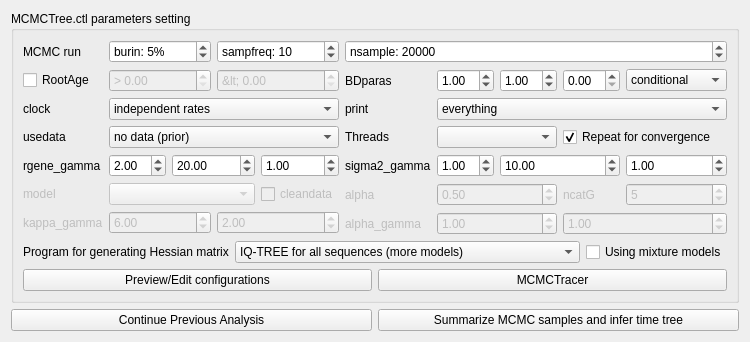
         <widget class="QWidget" name="tab">
          <attribute name="title">
           <string>MCMCTree</string>
          </attribute>
          <layout class="QVBoxLayout" name="verticalLayout_4">
           <item>
            <widget class="QGroupBox" name="groupBox_2">
             <property name="title">
              <string>MCMCTree.ctl parameters setting</string>
             </property>
             <layout class="QVBoxLayout" name="verticalLayout_2">
              <item>
               <layout class="QHBoxLayout" name="horizontalLayout_3">
                <item>
                 <layout class="QGridLayout" name="gridLayout_3">
                  <item row="5" column="2" colspan="3">
                   <widget class="QComboBox" name="comboBox">
                    <property name="enabled">
                     <bool>false</bool>
                    </property>
                   </widget>
                  </item>
                  <item row="6" column="2" colspan="2">
                   <widget class="QDoubleSpinBox" name="doubleSpinBox_2">
                    <property name="enabled">
                     <bool>false</bool>
                    </property>
                    <property name="value">
                     <double>6.000000000000000</double>
                    </property>
                   </widget>
                  </item>
                  <item row="1" column="0">
                   <widget class="QCheckBox" name="checkBox_14">
                    <property name="text">
                     <string>RootAge</string>
                    </property>
                   </widget>
                  </item>
                  <item row="0" column="2" colspan="2">
                   <widget class="QSpinBox" name="spinBox_18">
                    <property name="suffix">
                     <string>%</string>
                    </property>
                    <property name="prefix">
                     <string>burin: </string>
                    </property>
                    <property name="maximum">
                     <number>100</number>
                    </property>
                    <property name="singleStep">
                     <number>1</number>
                    </property>
                    <property name="value">
                     <number>5</number>
                    </property>
                   </widget>
                  </item>
                  <item row="5" column="5">
                   <widget class="QCheckBox" name="checkBox_15">
                    <property name="enabled">
                     <bool>false</bool>
                    </property>
                    <property name="text">
                     <string>cleandata</string>
                    </property>
                   </widget>
                  </item>
                  <item row="4" column="5">
                   <widget class="QDoubleSpinBox" name="doubleSpinBox_10">
                    <property name="value">
                     <double>1.000000000000000</double>
                    </property>
                   </widget>
                  </item>
                  <item row="6" column="4" colspan="2">
                   <widget class="QDoubleSpinBox" name="doubleSpinBox_7">
                    <property name="enabled">
                     <bool>false</bool>
                    </property>
                    <property name="value">
                     <double>2.000000000000000</double>
                    </property>
                   </widget>
                  </item>
                  <item row="0" column="4" colspan="2">
                   <widget class="QSpinBox" name="spinBox_19">
                    <property name="prefix">
                     <string>sampfreq: </string>
                    </property>
                    <property name="maximum">
                     <number>200</number>
                    </property>
                    <property name="singleStep">
                     <number>10</number>
                    </property>
                    <property name="value">
                     <number>10</number>
                    </property>
                   </widget>
                  </item>
                  <item row="6" column="0">
                   <widget class="QLabel" name="label_18">
                    <property name="enabled">
                     <bool>false</bool>
                    </property>
                    <property name="text">
                     <string>kappa_gamma</string>
                    </property>
                   </widget>
                  </item>
                  <item row="3" column="0">
                   <widget class="QLabel" name="label_9">
                    <property name="text">
                     <string>usedata</string>
                    </property>
                   </widget>
                  </item>
                  <item row="3" column="2" colspan="4">
                   <widget class="QComboBox" name="comboBox_3">
                    <property name="currentText">
                     <string>no data (prior)</string>
                    </property>
                    <item>
                     <property name="text">
                      <string>no data (prior)</string>
                     </property>
                    </item>
                    <item>
                     <property name="text">
                      <string>seq like (exact likelihood) SLOW</string>
                     </property>
                    </item>
                    <item>
                     <property name="text">
                      <string>approximate likelihood FAST</string>
                     </property>
                    </item>
                   </widget>
                  </item>
                  <item row="5" column="0">
                   <widget class="QLabel" name="label_11">
                    <property name="enabled">
                     <bool>false</bool>
                    </property>
                    <property name="text">
                     <string>model</string>
                    </property>
                   </widget>
                  </item>
                  <item row="2" column="2" colspan="4">
                   <widget class="QComboBox" name="comboBox_4">
                    <item>
                     <property name="text">
                      <string>independent rates</string>
                     </property>
                    </item>
                    <item>
                     <property name="text">
                      <string>global clock</string>
                     </property>
                    </item>
                    <item>
                     <property name="text">
                      <string>correlated rates</string>
                     </property>
                    </item>
                   </widget>
                  </item>
                  <item row="2" column="0">
                   <widget class="QLabel" name="label_10">
                    <property name="text">
                     <string>clock</string>
                    </property>
                   </widget>
                  </item>
                  <item row="1" column="2" colspan="2">
                   <widget class="QDoubleSpinBox" name="doubleSpinBox">
                    <property name="enabled">
                     <bool>false</bool>
                    </property>
                    <property name="prefix">
                     <string>&gt; </string>
                    </property>
                    <property name="maximum">
                     <double>1000000000000.000000000000000</double>
                    </property>
                    <property name="singleStep">
                     <double>0.100000000000000</double>
                    </property>
                   </widget>
                  </item>
                  <item row="0" column="0">
                   <widget class="QLabel" name="label_22">
                    <property name="text">
                     <string>MCMC run</string>
                    </property>
                   </widget>
                  </item>
                  <item row="1" column="4" colspan="2">
                   <widget class="QDoubleSpinBox" name="doubleSpinBox_19">
                    <property name="enabled">
                     <bool>false</bool>
                    </property>
                    <property name="prefix">
                     <string>&lt; </string>
                    </property>
                    <property name="maximum">
                     <double>1000000000000.000000000000000</double>
                    </property>
                   </widget>
                  </item>
                  <item row="4" column="0">
                   <widget class="QLabel" name="label_20">
                    <property name="text">
                     <string>rgene_gamma</string>
                    </property>
                   </widget>
                  </item>
                  <item row="4" column="2">
                   <widget class="QDoubleSpinBox" name="doubleSpinBox_8">
                    <property name="value">
                     <double>2.000000000000000</double>
                    </property>
                   </widget>
                  </item>
                  <item row="4" column="3" colspan="2">
                   <widget class="QDoubleSpinBox" name="doubleSpinBox_9">
                    <property name="value">
                     <double>20.000000000000000</double>
                    </property>
                   </widget>
                  </item>
                 </layout>
                </item>
                <item>
                 <layout class="QGridLayout" name="gridLayout_4">
                  <item row="6" column="0">
                   <widget class="QLabel" name="label_19">
                    <property name="enabled">
                     <bool>false</bool>
                    </property>
                    <property name="text">
                     <string>alpha_gamma</string>
                    </property>
                   </widget>
                  </item>
                  <item row="6" column="1" colspan="4">
                   <widget class="QDoubleSpinBox" name="doubleSpinBox_14">
                    <property name="enabled">
                     <bool>false</bool>
                    </property>
                    <property name="value">
                     <double>1.000000000000000</double>
                    </property>
                   </widget>
                  </item>
                  <item row="3" column="1" colspan="4">
                   <widget class="QComboBox" name="comboBox_8">
                    <property name="toolTip">
                     <string>Threads for ModelFinder</string>
                    </property>
                   </widget>
                  </item>
                  <item row="2" column="0">
                   <widget class="QLabel" name="label_7">
                    <property name="text">
                     <string>print</string>
                    </property>
                   </widget>
                  </item>
                  <item row="1" column="0">
                   <widget class="QLabel" name="label_17">
                    <property name="text">
                     <string>BDparas</string>
                    </property>
                   </widget>
                  </item>
                  <item row="6" column="5" colspan="2">
                   <widget class="QDoubleSpinBox" name="doubleSpinBox_15">
                    <property name="enabled">
                     <bool>false</bool>
                    </property>
                    <property name="value">
                     <double>1.000000000000000</double>
                    </property>
                   </widget>
                  </item>
                  <item row="1" column="3" colspan="2">
                   <widget class="QDoubleSpinBox" name="doubleSpinBox_4">
                    <property name="singleStep">
                     <double>0.100000000000000</double>
                    </property>
                    <property name="value">
                     <double>1.000000000000000</double>
                    </property>
                   </widget>
                  </item>
                  <item row="1" column="5">
                   <widget class="QDoubleSpinBox" name="doubleSpinBox_5">
                    <property name="singleStep">
                     <double>0.100000000000000</double>
                    </property>
                    <property name="value">
                     <double>0.000000000000000</double>
                    </property>
                   </widget>
                  </item>
                  <item row="3" column="5" colspan="2">
                   <widget class="QCheckBox" name="checkBox_11">
                    <property name="text">
                     <string>Repeat for convergence</string>
                    </property>
                    <property name="checked">
                     <bool>true</bool>
                    </property>
                   </widget>
                  </item>
                  <item row="2" column="1" colspan="6">
                   <widget class="QComboBox" name="comboBox_7">
                    <item>
                     <property name="text">
                      <string>everything</string>
                     </property>
                    </item>
                    <item>
                     <property name="text">
                      <string>no mcmc sample</string>
                     </property>
                    </item>
                    <item>
                     <property name="text">
                      <string>except branch rates</string>
                     </property>
                    </item>
                   </widget>
                  </item>
                  <item row="1" column="1" colspan="2">
                   <widget class="QDoubleSpinBox" name="doubleSpinBox_3">
                    <property name="singleStep">
                     <double>0.100000000000000</double>
                    </property>
                    <property name="value">
                     <double>1.000000000000000</double>
                    </property>
                   </widget>
                  </item>
                  <item row="0" column="0" colspan="7">
                   <widget class="QSpinBox" name="spinBox_20">
                    <property name="prefix">
                     <string>nsample: </string>
                    </property>
                    <property name="maximum">
                     <number>999999999</number>
                    </property>
                    <property name="singleStep">
                     <number>10000</number>
                    </property>
                    <property name="value">
                     <number>20000</number>
                    </property>
                    <property name="displayIntegerBase">
                     <number>10</number>
                    </property>
                   </widget>
                  </item>
                  <item row="5" column="1" colspan="4">
                   <widget class="QDoubleSpinBox" name="doubleSpinBox_6">
                    <property name="enabled">
                     <bool>false</bool>
                    </property>
                    <property name="singleStep">
                     <double>0.100000000000000</double>
                    </property>
                    <property name="value">
                     <double>0.500000000000000</double>
                    </property>
                   </widget>
                  </item>
                  <item row="5" column="0">
                   <widget class="QLabel" name="label_15">
                    <property name="enabled">
                     <bool>false</bool>
                    </property>
                    <property name="text">
                     <string>alpha</string>
                    </property>
                   </widget>
                  </item>
                  <item row="5" column="6">
                   <widget class="QSpinBox" name="spinBox_21">
                    <property name="enabled">
                     <bool>false</bool>
                    </property>
                    <property name="value">
                     <number>5</number>
                    </property>
                   </widget>
                  </item>
                  <item row="3" column="0">
                   <widget class="QLabel" name="label_28">
                    <property name="toolTip">
                     <string>Threads for ModelFinder</string>
                    </property>
                    <property name="text">
                     <string>Threads</string>
                    </property>
                   </widget>
                  </item>
                  <item row="5" column="5">
                   <widget class="QLabel" name="label_16">
                    <property name="enabled">
                     <bool>false</bool>
                    </property>
                    <property name="text">
                     <string>ncatG</string>
                    </property>
                   </widget>
                  </item>
                  <item row="1" column="6">
                   <widget class="QComboBox" name="comboBox_13">
                    <item>
                     <property name="text">
                      <string>conditional</string>
                     </property>
                    </item>
                    <item>
                     <property name="text">
                      <string>multiplicative</string>
                     </property>
                    </item>
                   </widget>
                  </item>
                  <item row="4" column="0">
                   <widget class="QLabel" name="label_21">
                    <property name="text">
                     <string>sigma2_gamma</string>
                    </property>
                   </widget>
                  </item>
                  <item row="4" column="6">
                   <widget class="QDoubleSpinBox" name="doubleSpinBox_13">
                    <property name="value">
                     <double>1.000000000000000</double>
                    </property>
                   </widget>
                  </item>
                  <item row="4" column="3" colspan="3">
                   <widget class="QDoubleSpinBox" name="doubleSpinBox_12">
                    <property name="value">
                     <double>10.000000000000000</double>
                    </property>
                   </widget>
                  </item>
                  <item row="4" column="1" colspan="2">
                   <widget class="QDoubleSpinBox" name="doubleSpinBox_11">
                    <property name="value">
                     <double>1.000000000000000</double>
                    </property>
                   </widget>
                  </item>
                 </layout>
                </item>
               </layout>
              </item>
              <item>
               <layout class="QHBoxLayout" name="horizontalLayout_4">
                <item>
                 <widget class="QLabel" name="label_27">
                  <property name="text">
                   <string>Program for generating Hessian matrix</string>
                  </property>
                 </widget>
                </item>
                <item>
                 <widget class="QComboBox" name="comboBox_14">
                  <property name="sizePolicy">
                   <sizepolicy hsizetype="Expanding" vsizetype="Fixed">
                    <horstretch>0</horstretch>
                    <verstretch>0</verstretch>
                   </sizepolicy>
                  </property>
                  <item>
                   <property name="text">
                    <string>IQ-TREE for all sequences (more models)</string>
                   </property>
                  </item>
                  <item>
                   <property name="text">
                    <string>Baseml for DNA/RNA sequence, Codeml for AA sequence</string>
                   </property>
                  </item>
                 </widget>
                </item>
                <item>
                 <widget class="QCheckBox" name="checkBox_12">
                  <property name="text">
                   <string>Using mixture models</string>
                  </property>
                 </widget>
                </item>
               </layout>
              </item>
              <item>
               <layout class="QGridLayout" name="gridLayout_10">
                <item row="0" column="1">
                 <widget class="QPushButton" name="pushButton_8">
                  <property name="text">
                   <string>MCMCTracer</string>
                  </property>
                 </widget>
                </item>
                <item row="0" column="0">
                 <widget class="QPushButton" name="pushButton_7">
                  <property name="text">
                   <string>Preview/Edit configurations</string>
                  </property>
                 </widget>
                </item>
               </layout>
              </item>
             </layout>
            </widget>
           </item>
           <item>
            <layout class="QHBoxLayout" name="horizontalLayout_11">
             <item>
              <widget class="QPushButton" name="pushButton_continue">
               <property name="sizePolicy">
                <sizepolicy hsizetype="Expanding" vsizetype="Fixed">
                 <horstretch>0</horstretch>
                 <verstretch>0</verstretch>
                </sizepolicy>
               </property>
               <property name="text">
                <string>Continue Previous Analysis</string>
               </property>
               <property name="icon">
                <iconset resource="../myRes.qrc">
                 <normaloff>:/picture/resourses/Play-pause_button_play_stop_blue_pause.png</normaloff>:/picture/resourses/Play-pause_button_play_stop_blue_pause.png</iconset>
               </property>
              </widget>
             </item>
             <item>
              <widget class="QPushButton" name="pushButton_9">
               <property name="sizePolicy">
                <sizepolicy hsizetype="Expanding" vsizetype="Fixed">
                 <horstretch>0</horstretch>
                 <verstretch>0</verstretch>
                </sizepolicy>
               </property>
               <property name="text">
                <string>Summarize MCMC samples and infer time tree</string>
               </property>
               <property name="icon">
                <iconset resource="../myRes.qrc">
                 <normaloff>:/picture/resourses/Menu.png</normaloff>:/picture/resourses/Menu.png</iconset>
               </property>
              </widget>
             </item>
            </layout>
           </item>
          </layout>
         </widget>
